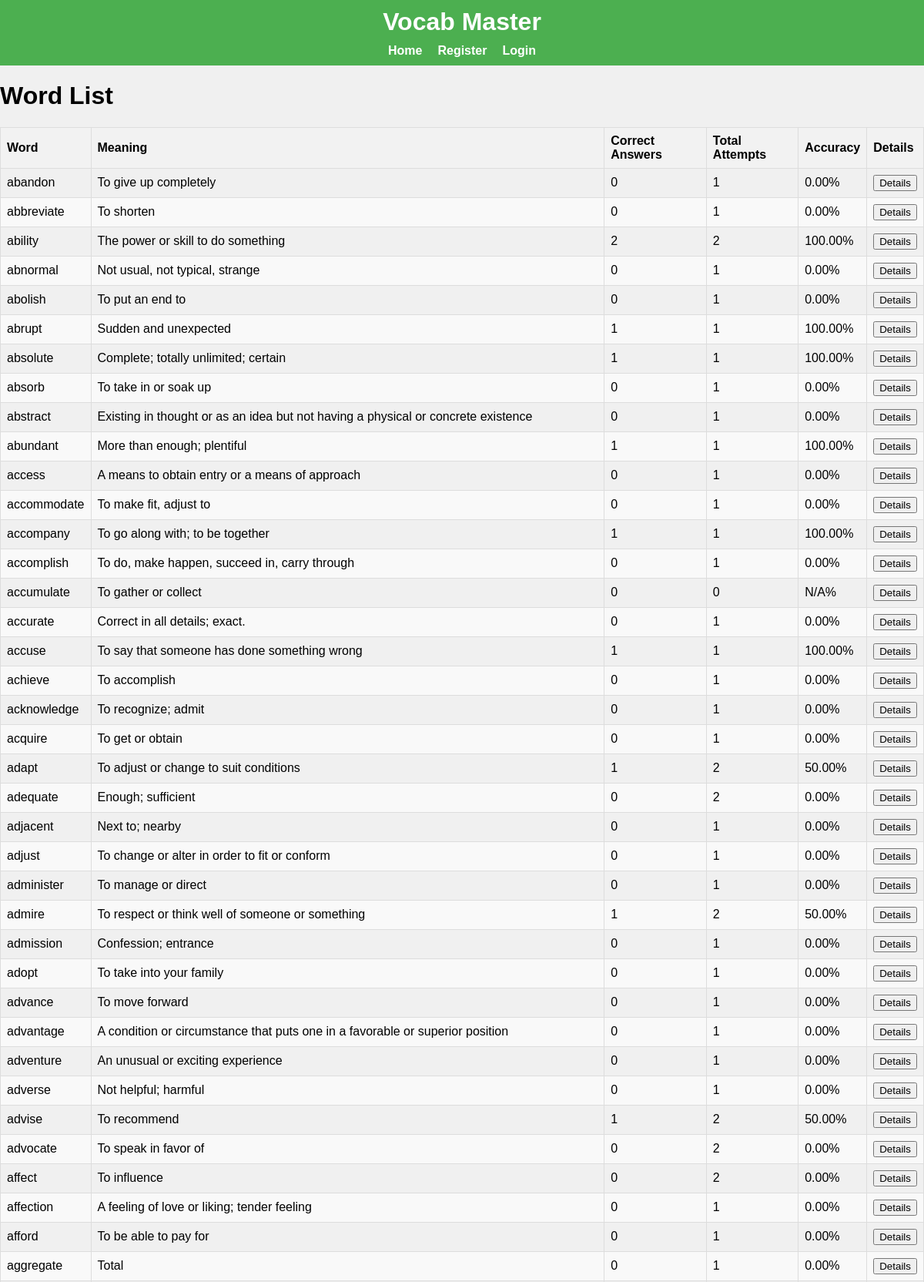
/word_list (upper part), run on the app's committed database.
### app.py (models this page shows)
class Word(db.Model):
    id = db.Column(db.Integer, primary_key=True)
    word = db.Column(db.String(80), nullable=False)
    meaning = db.Column(db.String(120), nullable=False)
    pronunciation = db.Column(db.String(120), nullable=True)  # 発音記号を追加
    example_sentence = db.Column(db.String(255), nullable=True)  # 例文を追加
    difficulty = db.Column(db.Float, default=0.5)
    correct_count = db.Column(db.Integer, default=0)
    total_count = db.Column(db.Integer, default=0)

### app.py (the view)
@app.route('/word_list')
def word_list():
    words = Word.query.all()
    user_id = session.get('user_id')
    if user_id:
        user = User.query.get(user_id)
        username = user.username
    else:
        username = None
    return render_template('word_list.html', words=words, username=username)

### templates/word_list.html (shortened to what this page needs)
{% extends "base.html" %}
{% block content %}
  <h1>Word List</h1>
  <table>
    <thead>
      <tr>
        <th>Word</th>
        <th>Meaning</th>
        <th>Correct Answers</th>
        <th>Total Attempts</th>
        <th>Accuracy</th>
        <th>Details</th>
      </tr>
    </thead>
    <tbody>
      {% for word in words %}
        <tr>
          <td>{{ word.word }}</td>
          <td>{{ word.meaning }}</td>
          <td>{{ word.correct_count }}</td>
          <td>{{ word.total_count }}</td>
          <td>{{ "%.2f" % (word.correct_count / word.total_count * 100) if word.total_count > 0 else "N/A" }}%</td>
          <td><button class="detail-button" data-word-id="{{ word.id }}">Details</button></td>
        </tr>
      {% endfor %}
    </tbody>
  </table>
{% endblock %}

### templates/base.html (shortened to what this page needs)
<!DOCTYPE html>
<html lang="en">
<head>
  <link rel="stylesheet" href="{{ url_for('static', filename='styles.css') }}">
</head>
<body>
  <header>
    <h1>Vocab Master</h1>
    <nav>
      <ul>
        <li><a href="{{ url_for('index') }}">Home</a></li>
        {% if username %}
          <li><a href="{{ url_for('add_word') }}">Add Word</a></li>
          <li><a href="{{ url_for('word_list') }}">Word List</a></li>
          <li><a href="{{ url_for('logout') }}">Logout</a></li>
          <li>Welcome, {{ username }}!</li>
        {% else %}
          <li><a href="{{ url_for('register') }}">Register</a></li>
          <li><a href="{{ url_for('login') }}">Login</a></li>
        {% endif %}
      </ul>
    </nav>
  </header>
  <div class="container">
    {% block content %}{% endblock %}
  </div>
</body>
</html>

### static/styles.css (style rules this page uses)
body { font-family: Arial, sans-serif; margin: 0; padding: 0; display: flex; flex-direction: column; min-height: 100vh; background-color: #f0f0f0; }
header { background-color: #4CAF50; color: white; padding: 10px 0; text-align: center; }
header h1 { margin: 0; font-size: 2em; }
nav ul { list-style: none; padding: 0; margin: 10px 0 0; display: flex; justify-content: center; gap: 20px; }
nav ul li { display: inline; }
nav ul li a { color: white; text-decoration: none; font-weight: bold; }
table { width: 100%; border-collapse: collapse; margin-top: 20px; }
th, td { border: 1px solid #ddd; padding: 8px; text-align: left; }
th { background-color: #f2f2f2; }
tr:nth-child(even) { background-color: #f9f9f9; }

### data on the page
Word: word "abandon", meaning "To give up completely", correct_count "0", total_count "1", total_count+correct_count "0.00"
Word: word "abbreviate", meaning "To shorten", correct_count "0", total_count "1", total_count+correct_count "0.00"
Word: word "ability", meaning "The power or skill to do something", correct_count "2", total_count "2", total_count+correct_count "100.00"
Word: word "abnormal", meaning "Not usual, not typical, strange", correct_count "0", total_count "1", total_count+correct_count "0.00"
Word: word "abolish", meaning "To put an end to", correct_count "0", total_count "1", total_count+correct_count "0.00"
Word: word "abrupt", meaning "Sudden and unexpected", correct_count "1", total_count "1", total_count+correct_count "100.00"
Word: word "absolute", meaning "Complete; totally unlimited; certain", correct_count "1", total_count "1", total_count+correct_count "100.00"
Word: word "absorb", meaning "To take in or soak up", correct_count "0", total_count "1", total_count+correct_count "0.00"
Word: word "abstract", meaning "Existing in thought or as an idea but not having a physical or concrete existence", correct_count "0", total_count "1", total_count+correct_count "0.00"
Word: word "abundant", meaning "More than enough; plentiful", correct_count "1", total_count "1", total_count+correct_count "100.00"
Word: word "access", meaning "A means to obtain entry or a means of approach", correct_count "0", total_count "1", total_count+correct_count "0.00"
Word: word "accommodate", meaning "To make fit, adjust to", correct_count "0", total_count "1", total_count+correct_count "0.00"
Word: word "accompany", meaning "To go along with; to be together", correct_count "1", total_count "1", total_count+correct_count "100.00"
Word: word "accomplish", meaning "To do, make happen, succeed in, carry through", correct_count "0", total_count "1", total_count+correct_count "0.00"
Word: word "accumulate", meaning "To gather or collect", correct_count "0", total_count "0", total_count "N/A"
Word: word "accurate", meaning "Correct in all details; exact.", correct_count "0", total_count "1", total_count+correct_count "0.00"
Word: word "accuse", meaning "To say that someone has done something wrong", correct_count "1", total_count "1", total_count+correct_count "100.00"
Word: word "achieve", meaning "To accomplish", correct_count "0", total_count "1", total_count+correct_count "0.00"
Word: word "acknowledge", meaning "To recognize; admit", correct_count "0", total_count "1", total_count+correct_count "0.00"
Word: word "acquire", meaning "To get or obtain", correct_count "0", total_count "1", total_count+correct_count "0.00"
Word: word "adapt", meaning "To adjust or change to suit conditions", correct_count "1", total_count "2", total_count+correct_count "50.00"
Word: word "adequate", meaning "Enough; sufficient", correct_count "0", total_count "2", total_count+correct_count "0.00"
Word: word "adjacent", meaning "Next to; nearby", correct_count "0", total_count "1", total_count+correct_count "0.00"
Word: word "adjust", meaning "To change or alter in order to fit or conform", correct_count "0", total_count "1", total_count+correct_count "0.00"
Word: word "administer", meaning "To manage or direct", correct_count "0", total_count "1", total_count+correct_count "0.00"
Word: word "admire", meaning "To respect or think well of someone or something", correct_count "1", total_count "2", total_count+correct_count "50.00"
Word: word "admission", meaning "Confession; entrance", correct_count "0", total_count "1", total_count+correct_count "0.00"
Word: word "adopt", meaning "To take into your family", correct_count "0", total_count "1", total_count+correct_count "0.00"
Word: word "advance", meaning "To move forward", correct_count "0", total_count "1", total_count+correct_count "0.00"
Word: word "advantage", meaning "A condition or circumstance that puts one in a favorable or superior position", correct_count "0", total_count "1", total_count+correct_count "0.00"
Word: word "adventure", meaning "An unusual or exciting experience", correct_count "0", total_count "1", total_count+correct_count "0.00"
Word: word "adverse", meaning "Not helpful; harmful", correct_count "0", total_count "1", total_count+correct_count "0.00"
Word: word "advise", meaning "To recommend", correct_count "1", total_count "2", total_count+correct_count "50.00"
Word: word "advocate", meaning "To speak in favor of", correct_count "0", total_count "2", total_count+correct_count "0.00"
Word: word "affect", meaning "To influence", correct_count "0", total_count "2", total_count+correct_count "0.00"
Word: word "affection", meaning "A feeling of love or liking; tender feeling", correct_count "0", total_count "1", total_count+correct_count "0.00"
Word: word "afford", meaning "To be able to pay for", correct_count "0", total_count "1", total_count+correct_count "0.00"
Word: word "aggregate", meaning "Total", correct_count "0", total_count "1", total_count+correct_count "0.00"
